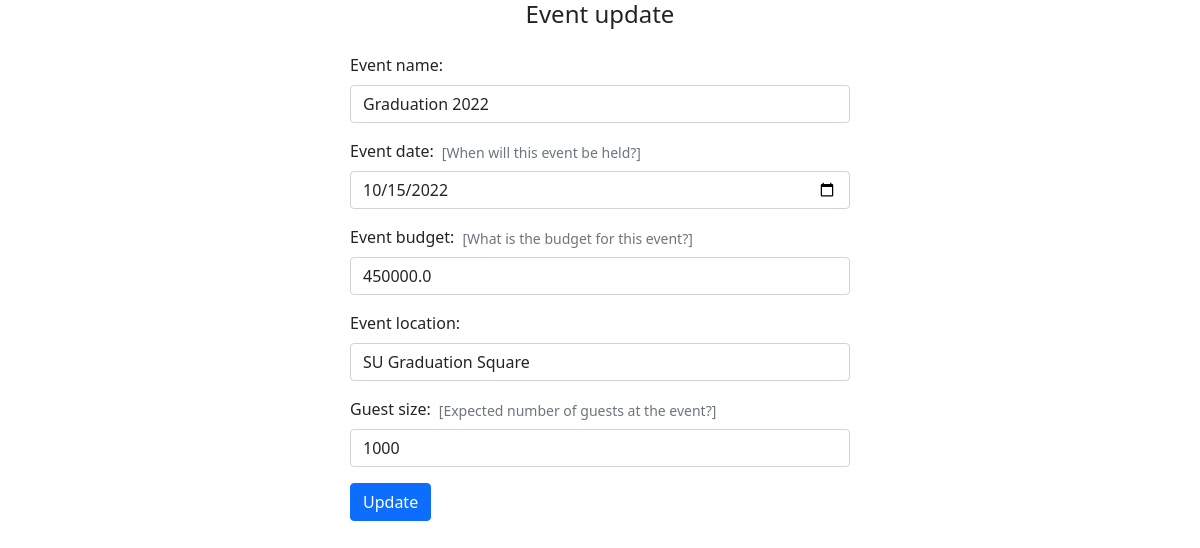
Page /organizer/events/1/update/ (signed in) on the earlier database version.
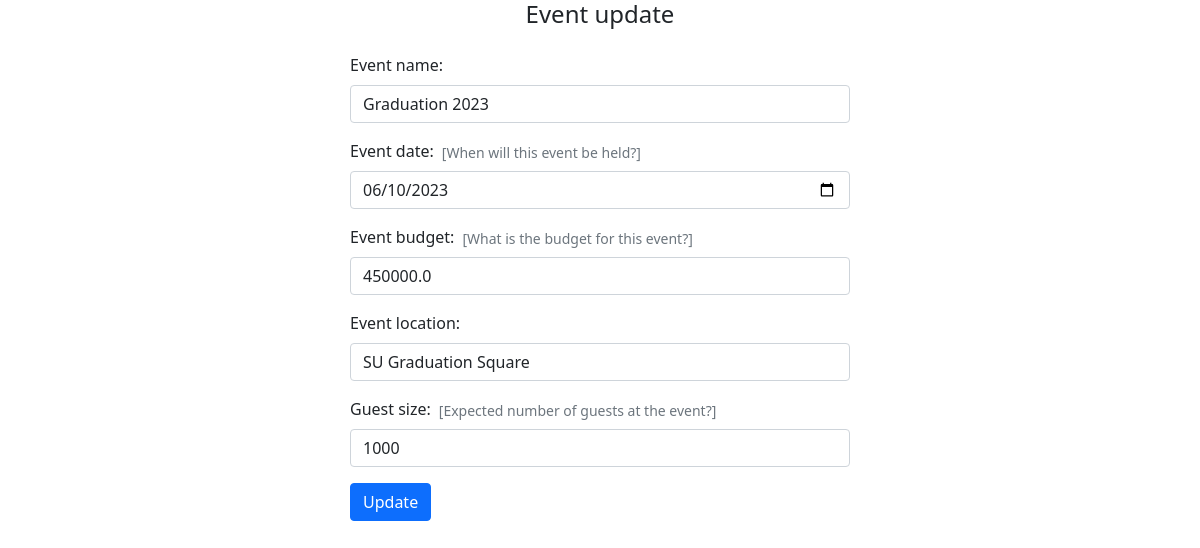
Same page on the later database version.
### el_tukio/models.py (models this page shows, shortened)
class Event(models.Model):
    organizer = models.ForeignKey(Organizer, on_delete=CASCADE)
    event_name = models.CharField(max_length=100)
    event_date = models.DateField(help_text='When will this event be held?')
    event_budget = models.FloatField(help_text='What  is the budget for this event?')
    event_location = models.CharField(max_length=100, null=True, blank=True)
    guest_size = models.IntegerField(help_text='Expected number of guests at the event?')
    planners = models.ManyToManyField(Planner)
    vendors = models.ManyToManyField(Vendor)

### el_tukio/utils/decorators.py (the view)
    def wrapper_func(request, *args, **kwargs):
        if request.user.is_authenticated and request.user.is_organizer:
            return view_func(request, *args, **kwargs)
        else:
            error_msg = 'Unauthorised action. You must be an event organizer to access this page!'
            return HttpResponse(error_msg)

### el_tukio/forms.py
class EventForm(ModelForm):
    class Meta:
        model = Event
        fields = ['event_name', 'event_date', 'event_budget', 'event_location', 'guest_size']
        widgets = {
            'event_date': forms.DateInput(attrs={
                'type': 'date',
                'min': DT.date.today(),
            }),
        }

### el_tukio/models.py (called while the page is built)
    @property
    def is_organizer(self):
        return self.user_type == self.UserType.ORGANIZER

### el_tukio/views/organizer.py (called while the page is built, shortened)
@organizer_required
def event_update(request, event_id):
    event = Event.objects.get(pk=event_id)
    if not request.method == 'POST':
        form = EventForm(instance=event)
        return render(request, 'organizer/event-update.html', {'form': form})

### templates/organizer/event-update.html (shortened to what this page needs)
{% extends 'base.html' %}
{% load widget_tweaks %}
{% block body %}
<h4 class="mb-4">Event update</h4>
<form action="{{ request.path_info }}" method="POST">
    {% for field in form.visible_fields %}
    <div class="form-field mb-3">
        <div class="form-label d-flex align-items-end">
            {{ field.label_tag }}
            {% if field.help_text %}
            <small class="help-text text-muted ms-2">{{ field.help_text }}</small>
            {% endif %}
        </div>
        {% render_field field class+="form-control"%}
    </div>
    {% endfor %}
    <button class="btn btn-primary">Update</button>
</form>
{% endblock body %}

Differences in the rows shown:
changed Event "SU Graduation Square": event_name "Graduation 2022" → "Graduation 2023"; event_date "10/15/2022" → "06/10/2023"
